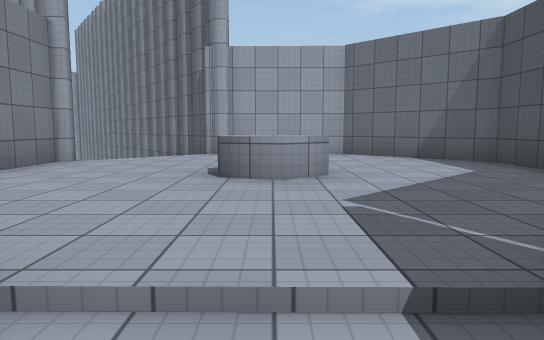
[1] (above)

20 first-person views from a walk through a scene from a Unity 3-D project. The camera is 1.3 m above the floor, tilts 6° down and sees 70° across. The floor is counted in squares, 2 m on a side. Each view is taken from the middle of a square. On the plan, view 1 faces up. The plan holds only what a view shows up to about 11 squares ahead; the rest is blank. The place goes on beyond the plan. The player character is not drawn. Surface patterns are stand-ins for the level's own textures.

[2]
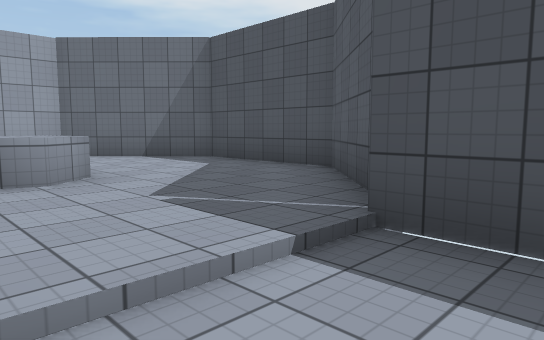

[3]
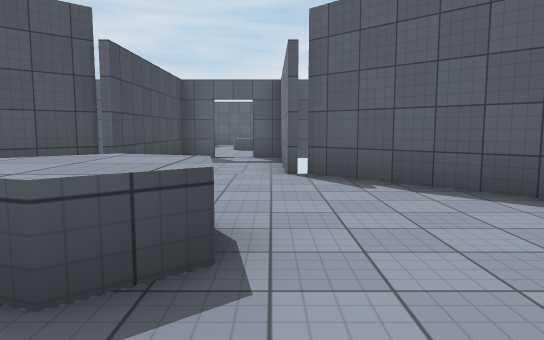

[4]
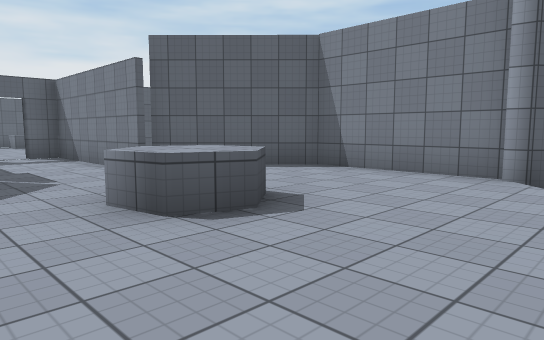

[5]
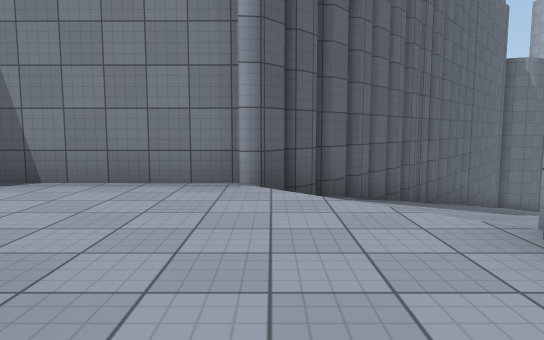

[6]
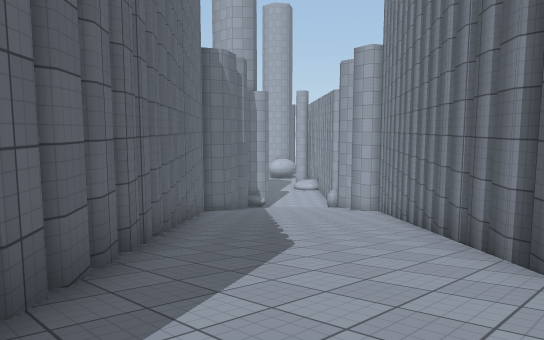

[7]
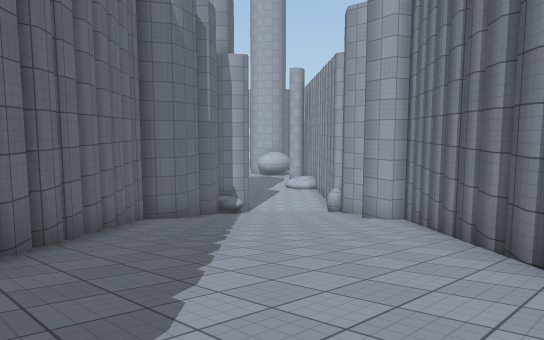

[8]
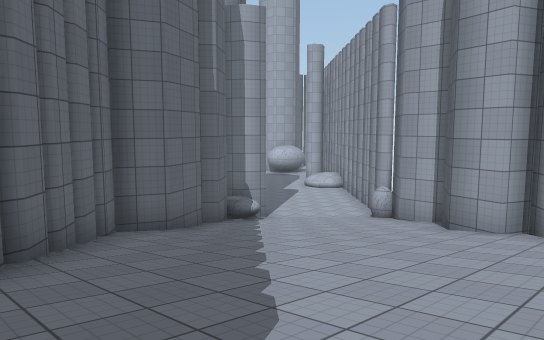

[9]
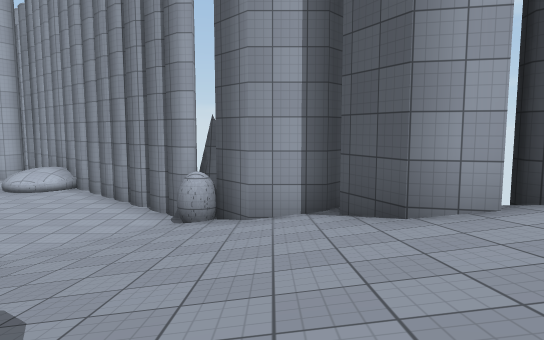

[10]
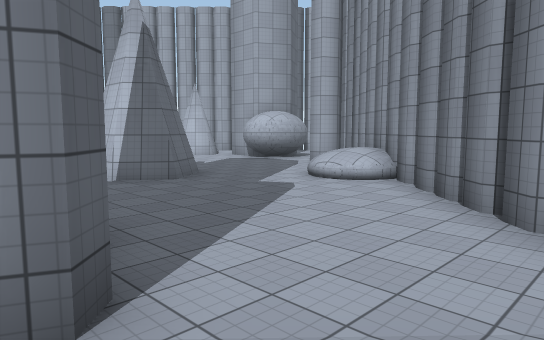

[11]
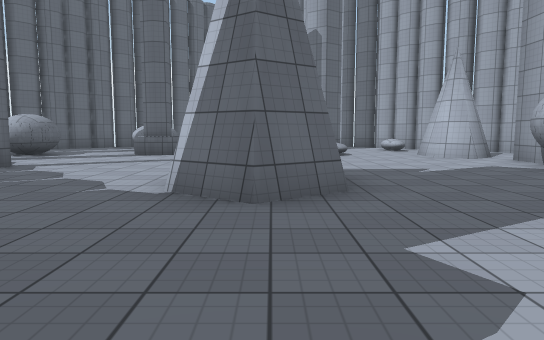

[12]
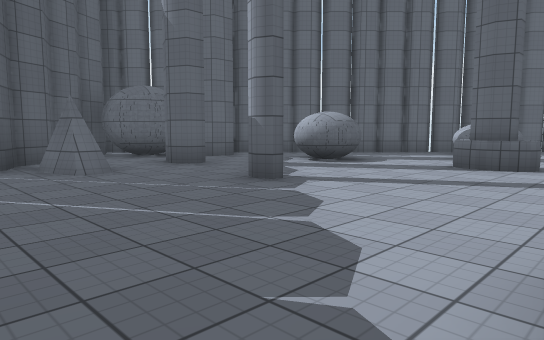

[13]
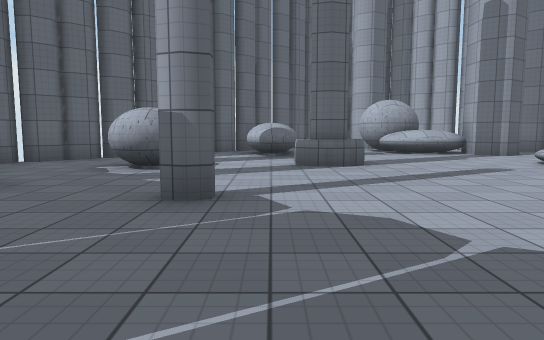

[14]
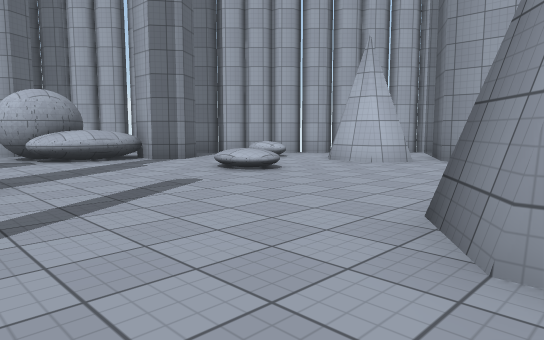

[15]
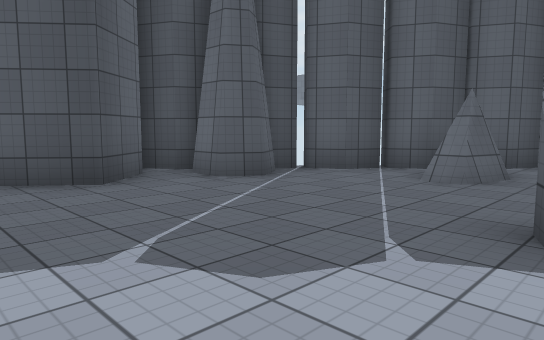

[16]
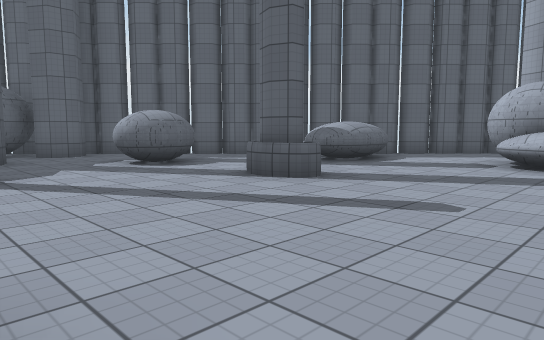

[17]
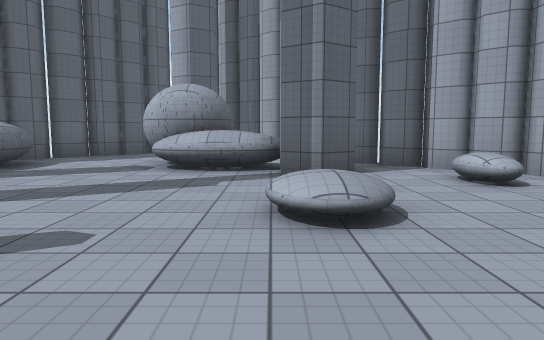

[18]
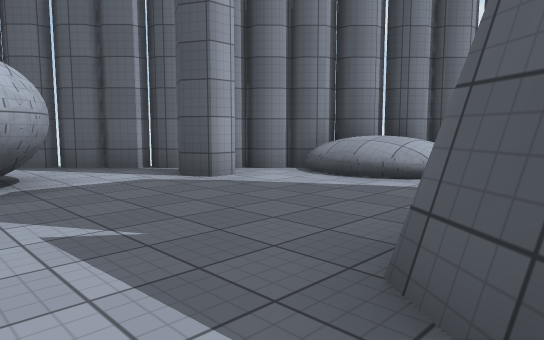

[19]
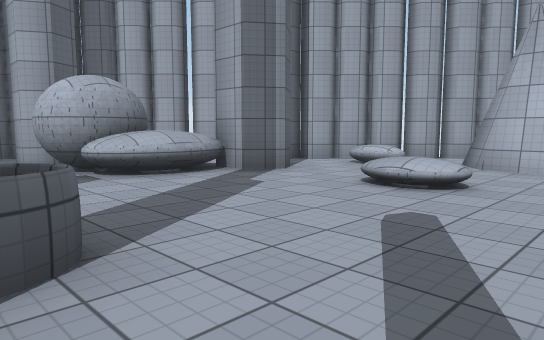

[20]
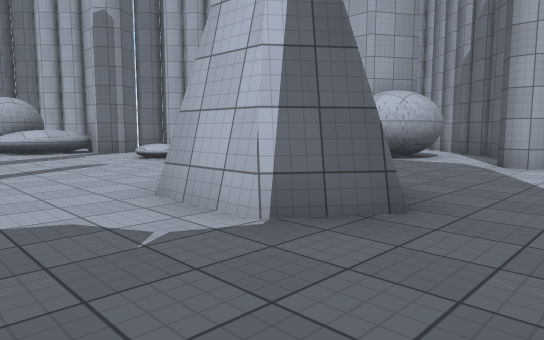

### Floor plan
Key: @ floor where view 1 was taken; # wall or solid block; . main floor; : floor 0.75 m higher than the main floor; + floor 6.75 m higher than the main floor; * floor 7 m higher than the main floor; / step, stairs or slope; = window, fence, low wall or low ledge; ^ raised ledge.
Columns run from 36 left of view 1 to 4 right of it. Each row starts with its distance up from view 1.
 33             ###
 32             ..##
 31      ########..#
 30      #..#####.###
 29     ## .##......#^
 28    ##...........^^##
 27    ###../.......^^.##
 26   ##^.../...........##
 25 ####^^......###......##
 24 #.###........##.......##
 23 #....................//##
 22 ##..##..#........##.////###
 21  ###^^=.........####/////###
 20    ###.....#.....###///////#
 19     #...#......#####://////##
 18     ##.......#.##  ##///////##
 17      ##....#.###    #////////##
 16       ##.#...##     ##////////#
 15        #######       ##///////##
 14                       ###//////##
 13                         ##//////##
 12                          ##//////#
 11                           ##/////##
 10                            ##/////##
  9                             ###////#####
  8                               ##///****##
  7                                ##/******#
  6                                 #*******#
  5                                 #***^***#
  4                                 #*******#
  3                                 ##******#
  2                                  #*****##
  1                                   #+++##
  0                                   #+@+#
 -1                                   #++ #
 -2                                   #++ #
 -3                                   #######
 -4                                    ++

Positions as (right, up) in squares from view 1, and headings:
1: (0, 0), facing up
2: (-1, 0), facing up-right
3: (-1, 7), facing down
4: (2, 8), facing down-left
5: (1, 7), facing left
6: (-3, 8), facing up-left
7: (-6, 12), facing up-left
8: (-9, 14), facing up-left
9: (-13, 17), facing up
10: (-15, 21), facing up-left
11: (-18, 25), facing left
12: (-21, 24), facing down-left
13: (-21, 21), facing left
14: (-23, 22), facing up-left
15: (-25, 23), facing down-right
16: (-24, 26), facing down-left
17: (-25, 26), facing left
18: (-25, 25), facing up-right
19: (-26, 22), facing up-left
20: (-20, 22), facing up-left
